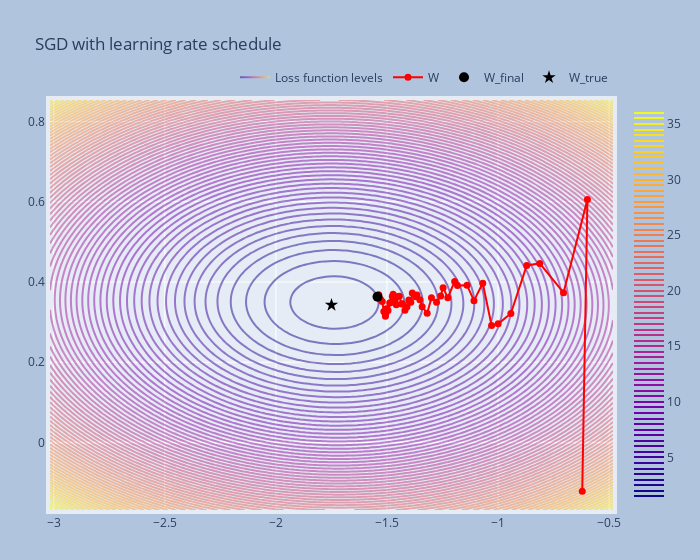

Notebook source saved alongside this figure:
### Code cell
w_list = sgd_with_lr_schedule(lambda_param=0.01, p=0.5)
plot_trajectory(w_list, 'SGD with learning rate schedule')
